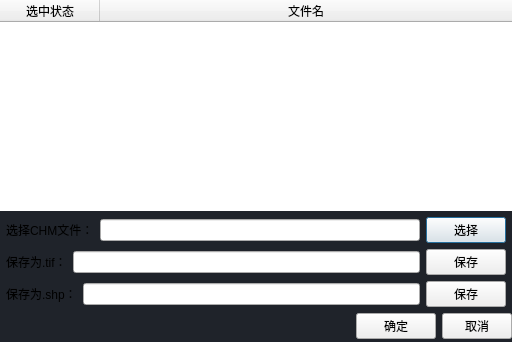
<?xml version="1.0" encoding="UTF-8"?>
<ui version="4.0">
 <class>Dialog</class>
 <widget class="QDialog" name="Dialog">
  <property name="geometry">
   <rect>
    <x>0</x>
    <y>0</y>
    <width>512</width>
    <height>342</height>
   </rect>
  </property>
  <property name="windowTitle">
   <string>单木分割</string>
  </property>
  <property name="styleSheet">
   <string notr="true">QDialog{
	background-color:#1f232a;
}



</string>
  </property>
  <layout class="QVBoxLayout" name="verticalLayout_2">
   <property name="spacing">
    <number>0</number>
   </property>
   <property name="leftMargin">
    <number>0</number>
   </property>
   <property name="topMargin">
    <number>0</number>
   </property>
   <property name="rightMargin">
    <number>0</number>
   </property>
   <property name="bottomMargin">
    <number>0</number>
   </property>
   <item>
    <layout class="QVBoxLayout" name="verticalLayout">
     <property name="spacing">
      <number>6</number>
     </property>
     <item>
      <widget class="QTreeWidget" name="chm_file_tree_widget">
       <property name="styleSheet">
        <string notr="true">QTreeWidget {
                        border: 0.2px solid white; /* 设置描边 */
                        border-radius: 5px; /* 设置圆角 */
                    }

                    QTreeWidget::item {
                        padding: 5px;
            
                    }</string>
       </property>
       <column>
        <property name="text">
         <string>选中状态</string>
        </property>
        <property name="textAlignment">
         <set>AlignCenter</set>
        </property>
       </column>
       <column>
        <property name="text">
         <string>文件名</string>
        </property>
        <property name="textAlignment">
         <set>AlignCenter</set>
        </property>
       </column>
      </widget>
     </item>
     <item>
      <layout class="QHBoxLayout" name="horizontalLayout_4">
       <property name="leftMargin">
        <number>6</number>
       </property>
       <property name="rightMargin">
        <number>6</number>
       </property>
       <item>
        <widget class="QLabel" name="label_3">
         <property name="text">
          <string>选择CHM文件：</string>
         </property>
        </widget>
       </item>
       <item>
        <widget class="QLineEdit" name="chm_file_path"/>
       </item>
       <item>
        <widget class="QPushButton" name="select_file_chm">
         <property name="text">
          <string>选择</string>
         </property>
        </widget>
       </item>
      </layout>
     </item>
     <item>
      <layout class="QHBoxLayout" name="horizontalLayout_3">
       <property name="leftMargin">
        <number>6</number>
       </property>
       <property name="rightMargin">
        <number>6</number>
       </property>
       <item>
        <widget class="QLabel" name="label_2">
         <property name="text">
          <string>保存为.tif：</string>
         </property>
        </widget>
       </item>
       <item>
        <widget class="QLineEdit" name="save_file_path_tif"/>
       </item>
       <item>
        <widget class="QPushButton" name="select_file_tif">
         <property name="text">
          <string>保存</string>
         </property>
        </widget>
       </item>
      </layout>
     </item>
     <item>
      <layout class="QHBoxLayout" name="horizontalLayout_5">
       <property name="leftMargin">
        <number>6</number>
       </property>
       <property name="rightMargin">
        <number>6</number>
       </property>
       <item>
        <widget class="QLabel" name="label_4">
         <property name="text">
          <string>保存为.shp：</string>
         </property>
        </widget>
       </item>
       <item>
        <widget class="QLineEdit" name="save_file_path_shp"/>
       </item>
       <item>
        <widget class="QPushButton" name="select_file_shp">
         <property name="text">
          <string>保存</string>
         </property>
        </widget>
       </item>
      </layout>
     </item>
     <item>
      <layout class="QHBoxLayout" name="horizontalLayout_2">
       <property name="topMargin">
        <number>0</number>
       </property>
       <property name="bottomMargin">
        <number>3</number>
       </property>
       <item>
        <spacer name="horizontalSpacer">
         <property name="orientation">
          <enum>Qt::Orientation::Horizontal</enum>
         </property>
         <property name="sizeHint" stdset="0">
          <size>
           <width>40</width>
           <height>20</height>
          </size>
         </property>
        </spacer>
       </item>
       <item>
        <spacer name="horizontalSpacer_2">
         <property name="orientation">
          <enum>Qt::Orientation::Horizontal</enum>
         </property>
         <property name="sizeHint" stdset="0">
          <size>
           <width>40</width>
           <height>20</height>
          </size>
         </property>
        </spacer>
       </item>
       <item>
        <widget class="QPushButton" name="accept">
         <property name="styleSheet">
          <string notr="true"/>
         </property>
         <property name="text">
          <string>确定</string>
         </property>
        </widget>
       </item>
       <item>
        <widget class="QPushButton" name="reject">
         <property name="maximumSize">
          <size>
           <width>70</width>
           <height>16777215</height>
          </size>
         </property>
         <property name="text">
          <string>取消</string>
         </property>
        </widget>
       </item>
      </layout>
     </item>
    </layout>
   </item>
  </layout>
 </widget>
 <resources>
  <include location="../assets/icons/icon.qrc"/>
 </resources>
 <connections>
  <connection>
   <sender>reject</sender>
   <signal>clicked()</signal>
   <receiver>Dialog</receiver>
   <slot>reject()</slot>
   <hints>
    <hint type="sourcelabel">
     <x>411</x>
     <y>306</y>
    </hint>
    <hint type="destinationlabel">
     <x>276</x>
     <y>-26</y>
    </hint>
   </hints>
  </connection>
  <connection>
   <sender>accept</sender>
   <signal>clicked()</signal>
   <receiver>Dialog</receiver>
   <slot>accept()</slot>
   <hints>
    <hint type="sourcelabel">
     <x>332</x>
     <y>306</y>
    </hint>
    <hint type="destinationlabel">
     <x>336</x>
     <y>-33</y>
    </hint>
   </hints>
  </connection>
 </connections>
</ui>
